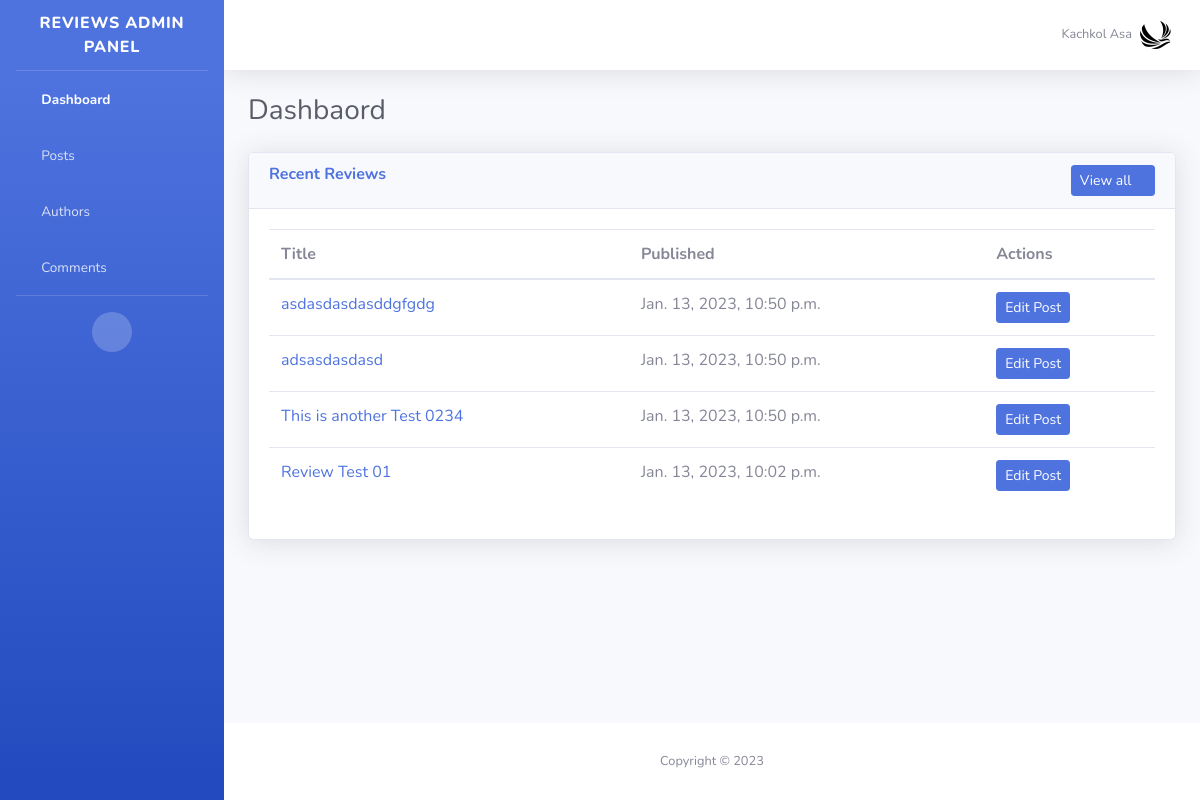
The page /reviews/admin/ (signed in) on the database its author committed.
### main/models.py (models this page shows, shortened)
class UserInfo(models.Model):
    user = models.OneToOneField(User, on_delete=models.CASCADE, related_name="info")
    profile = models.ImageField(upload_to="%Y/%m/%d", default="profile.svg")
    bio = models.TextField()

### news/models.py (models this page shows, shortened)
class Post(models.Model):
    type = models.CharField(max_length=25, default="news")
    author = models.ForeignKey(User, on_delete=models.CASCADE)
    is_published = models.BooleanField(default=False)
    slug = models.SlugField(unique=True)
    title = models.CharField(max_length=500)
    thumbnail = models.ImageField(upload_to="%Y/%m/%d", default="post-default.jpg")
    content = models.TextField()
    published_at = models.DateTimeField(auto_now_add=True, null=True)
    updated_at = models.DateTimeField(auto_now=True, null=True)
    def get_absolute_url(self):
        kwargs = {
            'slug': self.slug
        }
        return reverse('main:post', kwargs=kwargs)

### reviews/views.py (the view)
# urls.py: path("", views.HomeView.as_view(), name="home"),
class HomeView(AdminLoginRequired, View):
    template_name = "reviews/index.html"
    def get(self, request):
        context = {}
        posts = Post.objects.filter(type="review").order_by("-id")[:10]
        context["posts"] = posts
        return render(request, self.template_name, context)

### reviews/views.py (called while the page is built)
    def dispatch(self, request, *args, **kwargs):
        if User.objects.filter(username=request.user.username, is_staff=True).exists():
            return super().dispatch(request, *args, **kwargs)
        else:
            return redirect(reverse("reviews:login"))

### reviews/templates/reviews/index.html (shortened to what this page needs)
{% extends 'reviews/base.html' %}
{% load static %}
{% block title %}Dashbaord{% endblock title %}
{% block content %}
<div class="row">
    <div class="col-lg-12">
        <div class="card shadow">
            <div class="card-header">
                <div class="tw-flex tw-flex-wrap tw-justify-between">
                    <h6 class="m-0 font-weight-bold text-primary">Recent Reviews</h6>
                    <a href="{% url 'reviews:posts' %}" class="btn btn-primary btn-sm">View all <div class="fas fa-arrow-right"></div></a>
                </div>
            </div>
            <div class="card-body">
                <div class="table-responsive">
                    <table class="table table-stripe table-hover">
                        <thead>
                            <tr>
                                <th>Title</th>
                                <th>Published</th>
                                <th>Actions</th>
                            </tr>
                        </thead>
                        <tbody>
                            {% for post in posts %}
                            <tr>
                                <td>
                                    <a href="{{post.get_absolute_url}}" target="_blank">{{post.title}}</a>
                                </td>
                                <td>
                                    {{post.published_at}}
                                </td>
                                <td>
                                    <a href="{% url 'reviews:edit-post' post.slug %}" class="btn btn-primary btn-sm">Edit Post</a>
                                </td>
                            </tr>
                            {% endfor %}
                        </tbody>
                    </table>
                </div>
            </div>
        </div>
    </div>
</div>
{% endblock content %}

### reviews/templates/reviews/base.html (shortened to what this page needs)
{% load static %}
<!DOCTYPE html>
<html lang="en">
<head>
    <link href="{% static 'news/vendor/fontawesome-free/css/all.min.css' %}" rel="stylesheet" type="text/css">
    <link href="{% static 'news/css/sb-admin-2.min.css' %}" rel="stylesheet">
    <script src="https://cdn.tailwindcss.com"></script>
</head>
<body id="page-top">
    <div id="wrapper">
        <ul class="navbar-nav bg-gradient-primary sidebar sidebar-dark accordion" id="accordionSidebar">
            <a class="sidebar-brand d-flex align-items-center justify-content-center" href="{% url 'reviews:home' %}">
                <div class="sidebar-brand-text mx-3">Reviews Admin Panel</div>
            </a>
            <hr class="sidebar-divider my-0">
            <li class="nav-item active">
                <a class="nav-link" href="{% url 'reviews:home' %}">
                    <i class="fas fa-fw fa-tachometer-alt"></i>
                    <span>Dashboard</span></a>
            </li>
            <li class="nav-item">
                <a class="nav-link" href="{% url 'reviews:posts' %}">
                    <i class="fas fa-fw fa-table"></i>
                    <span>Posts</span></a>
            </li>
            <li class="nav-item">
                <a class="nav-link" href="{% url 'reviews:authors' %}">
                    <i class="fas fa-fw fa-user"></i>
                    <span>Authors</span></a>
            </li>
            <li class="nav-item">
                <a class="nav-link" href="{% url 'reviews:comments' %}">
                    <i class="fas fa-fw fa-comment"></i>
                    <span>Comments</span></a>
            </li>
            <hr class="sidebar-divider d-none d-md-block">
            <div class="text-center d-none d-md-inline">
                <button class="rounded-circle border-0" id="sidebarToggle"></button>
            </div>
        </ul>
        <div id="content-wrapper" class="d-flex flex-column">
            <div id="content">
                <nav class="navbar navbar-expand navbar-light bg-white topbar mb-4 static-top shadow">
                    <ul class="navbar-nav ml-auto">
                        <li class="nav-item dropdown no-arrow">
                            <a class="nav-link dropdown-toggle" href="#" id="userDropdown" role="button"
                                data-toggle="dropdown" aria-haspopup="true" aria-expanded="false">
                                <span class="mr-2 d-none d-lg-inline text-gray-600 small">{{request.user.get_full_name}}</span>
                                <img class="img-profile rounded-circle"
                                    src="{{ request.user.info.profile.url }}">
                            </a>
                        </li>
                    </ul>
                </nav>
                <div class="container-fluid">
                    <div class="d-sm-flex align-items-center justify-content-between mb-4">
                        <h1 class="h3 mb-0 text-gray-800">{% block title %}{% endblock title %}</h1>
                    </div>
                    {% block content %}{% endblock content %}
                </div>
            </div>
            <footer class="sticky-footer bg-white">
                <div class="container my-auto">
                    <div class="copyright text-center my-auto">
                        <span>Copyright &copy; {% now "Y" %}</span>
                    </div>
                </div>
            </footer>
        </div>
    </div>
</body>
</html>

### rows shown on the page
Post: title "asdasdasdasddgfgdg", published_at "Jan. 13, 2023, 10:50 p.m."
Post: title "adsasdasdasd", published_at "Jan. 13, 2023, 10:50 p.m."
Post: title "This is another Test 0234", published_at "Jan. 13, 2023, 10:50 p.m."
Post: title "Review Test 01", published_at "Jan. 13, 2023, 10:02 p.m."

### other values the page prints
{{ request.user.get_full_name }} "Kachkol Asa"
